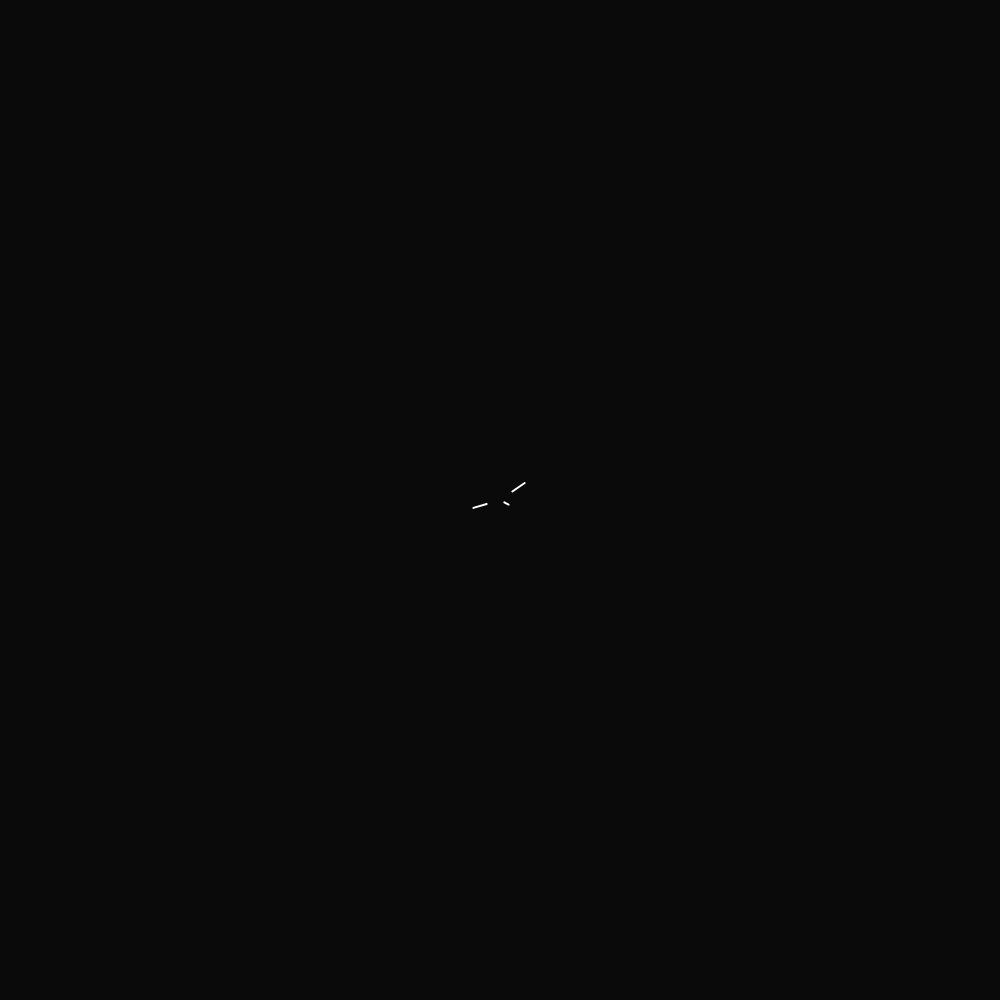
Frame 1 (no input)
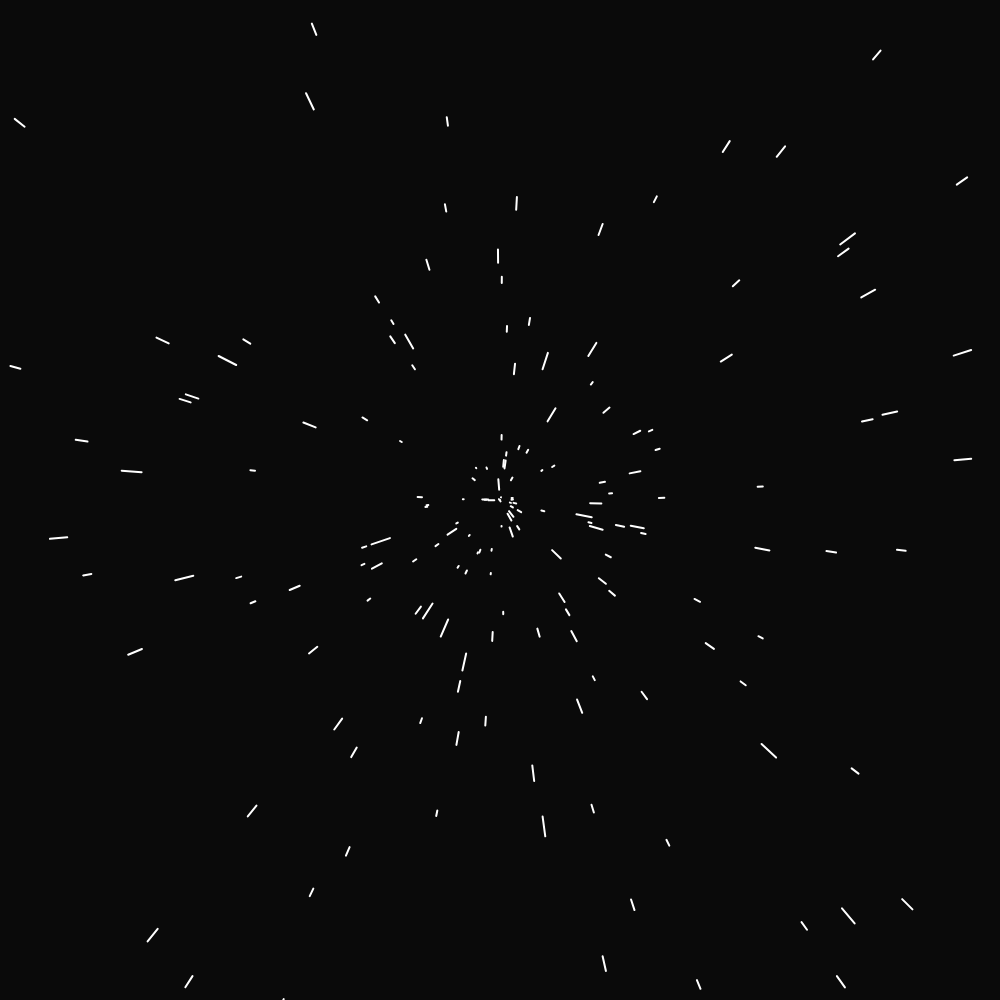
Frame 60 (no input)
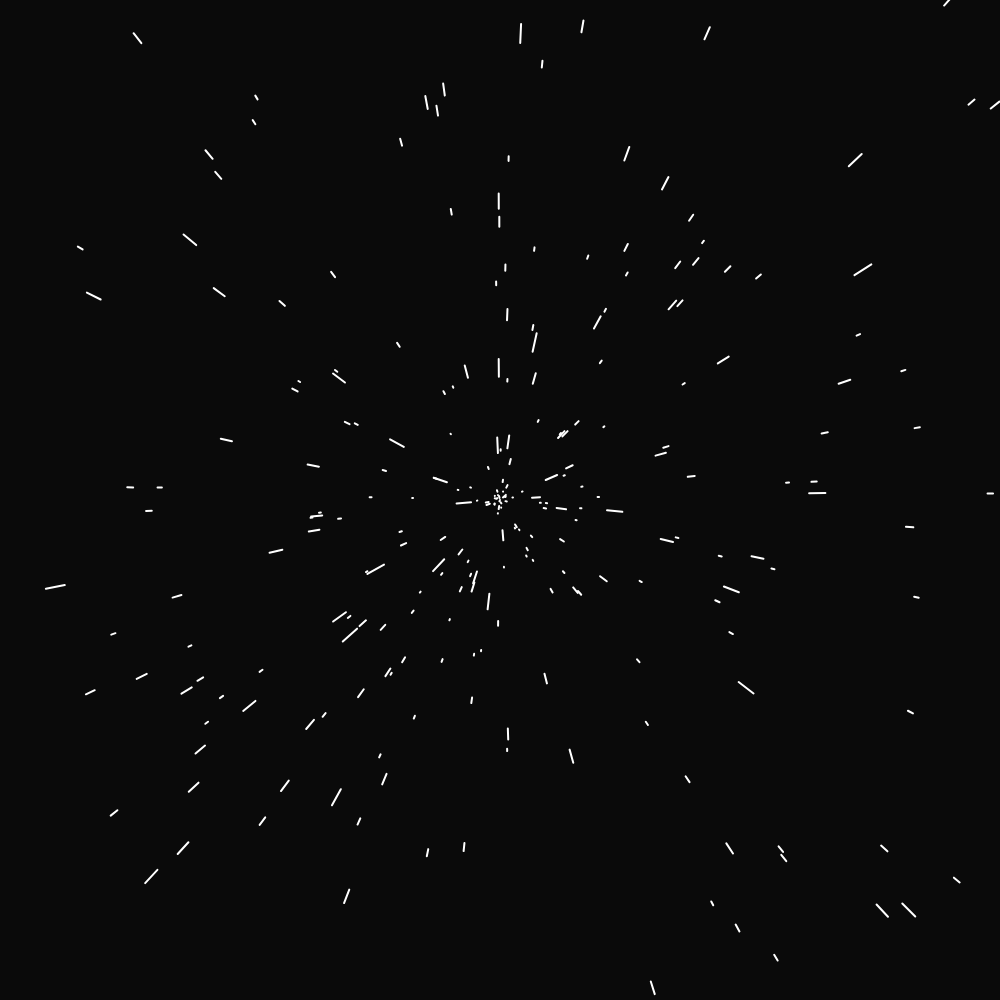
Frame 120 (the mouse pressed at the canvas centre since frame 60)

The p5.js sketch that drew these frames (run headless with seeded random() and noise() and a simulated clock; from frame 60 on, the mouse is pressed at the canvas centre):

// p5.js sketch
// ── sketch.js
var WIDTH = 1000;
var HEIGHT = 1000;
var centerX = WIDTH/2;
var centerY = HEIGHT/2;
var totalSize = 1000;
var stars = [];

function windowResized() {
  resizeCanvas(windowWidth-20, windowHeight-50);
  HEIGHT = windowHeight-50;
  WIDTH = windowWidth-20;
}

function setup() {
  createCanvas(WIDTH, HEIGHT);
  stroke(0xff5555);
  strokeWeight(2);
}

function draw() {
  
  centerX = WIDTH/2;
  centerY = HEIGHT/2;
  background(10);
  let slen = stars.length;
  //if(slen > totalSize) stars = []; slen = 0;
  for(let i = 0; i < random(10); i++){
    stars[slen+i] = new Star();
  }
  for(let i = 0; i < stars.length; i++){
    stars[i].update();
  }
}

class Star {
  
  constructor(){
    let l = random(100);
    let v = random(20);
    let phi = random(2* PI);
    this.v = createVector(sin(phi) * v, cos(phi) * v);
    this.pos = createVector(centerX+this.v.x, centerY + this.v.y);
    return this;
  }
  
  update(){
    line(this.pos.x, this.pos.y, this.pos.x + this.v.x, this.pos.y + this.v.y);
    this.pos.x += this.v.x;
    this.pos.y += this.v.y;
  }
}
